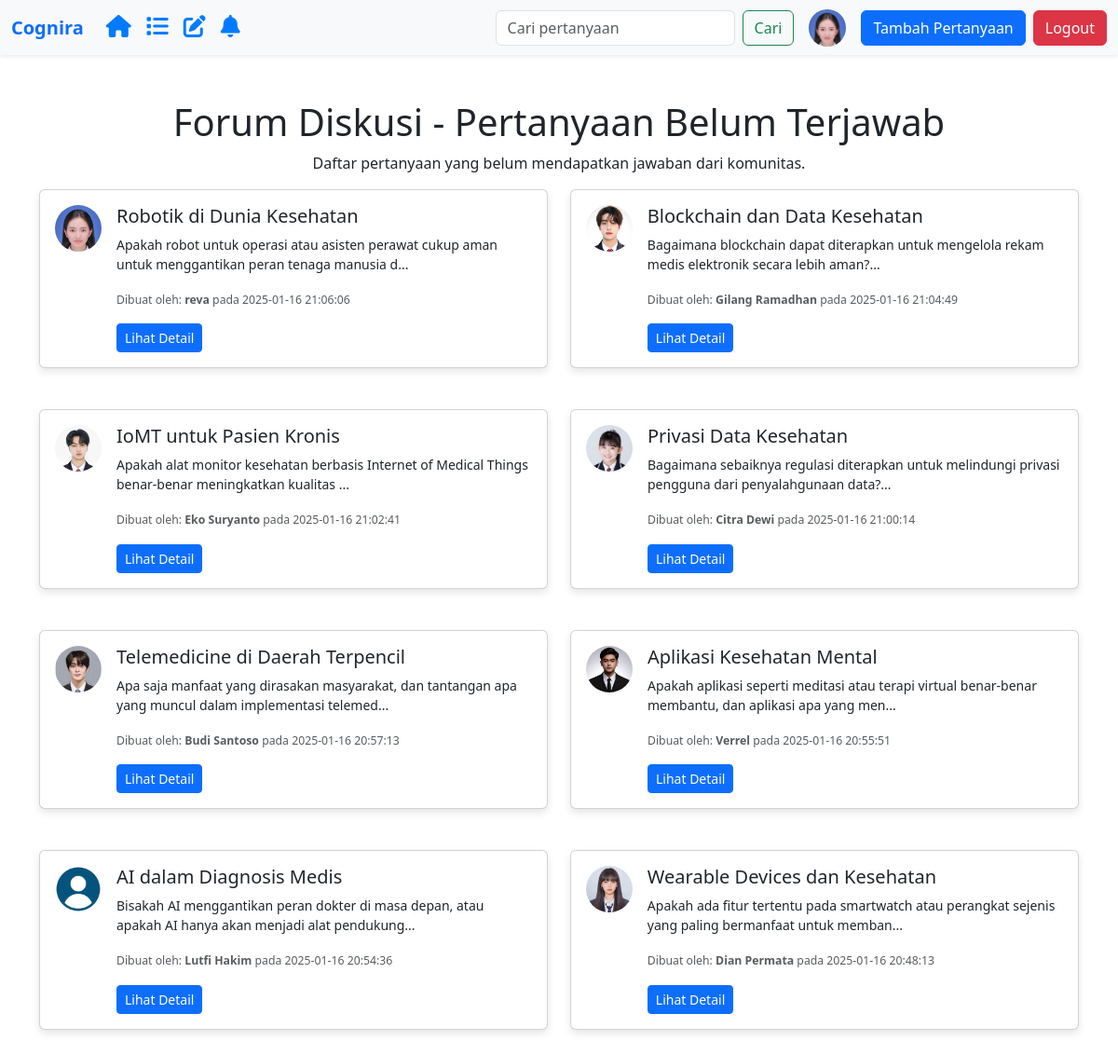
The page /question/forum-without-answer.php (signed in) on the database its author committed.
### tables this page shows
CREATE TABLE `pengguna_cognira` (
  `pengguna_id` varchar(11) NOT NULL,
  `nama_pengguna` varchar(50) NOT NULL,
  `email` varchar(100) NOT NULL,
  `kata_sandi` varchar(255) NOT NULL,
  `foto` varchar(50) DEFAULT NULL,
  `created_at` datetime NOT NULL,
  `statusblock` tinyint(1) NOT NULL DEFAULT 0,
  `blokir_hingga` datetime DEFAULT NULL
);

CREATE TABLE `questions` (
  `question_id` int(11) NOT NULL,
  `pengguna_id` varchar(11) NOT NULL,
  `title` varchar(150) NOT NULL,
  `content` text NOT NULL,
  `question_created_at` datetime NOT NULL
);

### question/forum-without-answer.php (the view, shortened to what this page needs)
<?php
include '../config.php';
include '../template/navbar-user.php';
$query = $koneksi->prepare("
    SELECT q.question_id, q.title, q.content, q.question_created_at, u.nama_pengguna, u.foto
    FROM questions q
    JOIN pengguna_cognira u ON q.pengguna_id = u.pengguna_id
    LEFT JOIN answers a ON q.question_id = a.question_id
    WHERE a.answer_id IS NULL
    ORDER BY q.question_created_at DESC
");
$query->execute();
$result = $query->get_result();
?>
<!DOCTYPE html>
<html lang="en">
<head>
    <link rel="stylesheet" href="../assets/css/style.css">
    <link href="https://cdn.jsdelivr.net/npm/bootstrap@5.3.0/dist/css/bootstrap.min.css" rel="stylesheet">
</head>
<body>
    <div class="container mt-5">
        <h1 class="text-center">Forum Diskusi - Pertanyaan Belum Terjawab</h1>
        <p class="text-center">Daftar pertanyaan yang belum mendapatkan jawaban dari komunitas.</p>
        <?php if ($result->num_rows > 0): ?>
            <div class="row">
                <?php while ($row = $result->fetch_assoc()): ?>
                    <div class="col-md-6 mb-4">
                        <div class="card">
                            <div class="card-body">
                                <div class="d-flex align-items-start">
                                    <img src="../asset/uploads/<?php echo htmlspecialchars($row['foto']); ?>" alt="Foto Profil" class="rounded-circle me-3" width="50" height="50">
                                    <div>
                                        <h5 class="card-title"> <?php echo htmlspecialchars($row['title']); ?> </h5>
                                        <p class="card-text"> <?php echo nl2br(htmlspecialchars(substr($row['content'], 0, 100))); ?>...</p>
                                        <small class="text-muted">Dibuat oleh: <strong><?php echo htmlspecialchars($row['nama_pengguna']); ?></strong> pada <?php echo $row['question_created_at']; ?></small>
                                        <div class="mt-3">
                                            <a href="question-detail.php?id=<?php echo $row['question_id']; ?>" class="btn btn-primary btn-sm">Lihat Detail</a>
                                        </div>
                                    </div>
                                </div>
                            </div>
                        </div>
                    </div>
                <?php endwhile; ?>
            </div>
        <?php else: ?>
            <p class="text-center">Semua pertanyaan sudah memiliki jawaban. 🎯</p>
        <?php endif; ?>
    </div>
</body>
</html>

### config.php (shortened to what this page needs)
<!DOCTYPE html>
<html lang="id">
<head>
</head>
</html>

### template/navbar-user.php (shortened to what this page needs)
<?php
require_once "../config.php";
$pengguna_id = $_SESSION['ssLogin'];
$query = $koneksi->prepare("SELECT foto FROM pengguna_cognira WHERE pengguna_id = ?");
$query->bind_param('s', $pengguna_id);
$query->execute();
$result = $query->get_result();
$user = $result->fetch_assoc();
$foto_profil = (!empty($user['foto']) && file_exists("../asset/uploads/" . $user['foto']))
    ? "../asset/uploads/" . htmlspecialchars($user['foto'])
    : "../asset/uploads/default.png";
?>
<!DOCTYPE html>
<html lang="id">
<head>
    <link rel="stylesheet" href="https://cdn.jsdelivr.net/npm/bootstrap@5.3.0/dist/css/bootstrap.min.css">
    <link rel="stylesheet" href="https://cdnjs.cloudflare.com/ajax/libs/font-awesome/6.0.0/css/all.min.css">
</head>
<body>
    <nav class="navbar navbar-expand-lg navbar-light bg-light shadow-sm">
        <div class="container-fluid">
            <a class="navbar-brand fw-bold text-primary" href="../user/dashboard-user.php">Cognira</a>
            <ul class="navbar-nav me-auto mb-2 mb-lg-0">
                <li class="nav-item">
                    <a class="nav-link" href="/app_cognira/user/dashboard-user.php">
                        <i class="fa-solid fa-house"></i>
                    </a>
                </li>
                <li class="nav-item">
                    <a class="nav-link" href="/app_cognira/question/forum.php">
                        <i class="fas fa-list"></i>
                    </a>
                </li>
                <li class="nav-item">
                    <a class="nav-link" href="/app_cognira/question/forum-without-answer.php">
                        <i class="fas fa-pen-to-square"></i>
                    </a>
                </li>
                <li class="nav-item position-relative">
                    <a class="nav-link" href="/app_cognira/user/notifikasi.php">
                        <i class="fas fa-bell"></i>
                    </a>
                </li>
            </ul>
            <form class="d-flex me-3" action="../template/search.php" method="GET">
                <input class="form-control me-2" type="search" name="query" placeholder="Cari pertanyaan" aria-label="Search">
                <button class="btn btn-outline-success" type="submit">Cari</button>
            </form>
            <div class="d-flex align-items-center">
                <a href="../user/profile-user.php">
                    <img src="<?= $foto_profil; ?>" alt="Foto Profil" class="rounded-circle me-3" width="40" height="40">
                </a>
                <a href="../user/add-question.php" class="btn btn-primary me-2">Tambah Pertanyaan</a>
                <a href="../auth/logout.php" class="btn btn-danger" onclick="return confirmLogout();">Logout</a>
            </div>
        </div>
    </nav>
</body>
</html>

### asset/css/style.css (style rules this page uses)
body { background-color: #f8f9fa; font-family: Arial, sans-serif; color: #333; margin: 0; padding: 0; }
.container { margin-top: 20px; margin-bottom: 20px; }
h1, h2, h3, h4, h5, h6 { font-weight: bold; }
.navbar { background-color: #007bff; }
.navbar .navbar-brand, .navbar .nav-link { color: white; }
.card { border: none; box-shadow: 0 4px 8px rgba(0, 0, 0, 0.1); margin-bottom: 20px; }
.card-body { font-size: 14px; }
.btn-primary { background-color: #007bff; border: none; }
.btn-danger { background-color: #dc3545; border: none; }
.bg-light { background-color: #f8f9fa !important; }

### template/navbar-user.php (style rules this page uses)
.nav-link i { color: #007bff; font-size: 1.5rem; transition: color 0.3s ease; position: relative; }

### rows shown on the page
pengguna_cognira: foto (picture)
questions: pengguna.foto (picture), title "Robotik di Dunia Kesehatan", content "Apakah robot untuk operasi atau asisten perawat cukup aman untuk menggantikan peran tenaga manusia d", pengguna.nama_pengguna "reva", question_created_at "2025-01-16 21:06:06"
questions: pengguna.foto (picture), title "Blockchain dan Data Kesehatan", content "Bagaimana blockchain dapat diterapkan untuk mengelola rekam medis elektronik secara lebih aman?", pengguna.nama_pengguna "Gilang Ramadhan", question_created_at "2025-01-16 21:04:49"
questions: pengguna.foto (picture), title "IoMT untuk Pasien Kronis", content "Apakah alat monitor kesehatan berbasis Internet of Medical Things benar-benar meningkatkan kualitas", pengguna.nama_pengguna "Eko Suryanto", question_created_at "2025-01-16 21:02:41"
questions: pengguna.foto (picture), title "Privasi Data Kesehatan", content "Bagaimana sebaiknya regulasi diterapkan untuk melindungi privasi pengguna dari penyalahgunaan data?", pengguna.nama_pengguna "Citra Dewi", question_created_at "2025-01-16 21:00:14"
questions: pengguna.foto (picture), title "Telemedicine di Daerah Terpencil", content "Apa saja manfaat yang dirasakan masyarakat, dan tantangan apa yang muncul dalam implementasi telemed", pengguna.nama_pengguna "Budi Santoso", question_created_at "2025-01-16 20:57:13"
questions: pengguna.foto (picture), title "Aplikasi Kesehatan Mental", content "Apakah aplikasi seperti meditasi atau terapi virtual benar-benar membantu, dan aplikasi apa yang men", pengguna.nama_pengguna "Verrel", question_created_at "2025-01-16 20:55:51"
questions: pengguna.foto (placeholder picture), title "AI dalam Diagnosis Medis", content "Bisakah AI menggantikan peran dokter di masa depan, atau apakah AI hanya akan menjadi alat pendukung", pengguna.nama_pengguna "Lutfi Hakim", question_created_at "2025-01-16 20:54:36"
questions: pengguna.foto (picture), title "Wearable Devices dan Kesehatan", content "Apakah ada fitur tertentu pada smartwatch atau perangkat sejenis yang paling bermanfaat untuk memban", pengguna.nama_pengguna "Dian Permata", question_created_at "2025-01-16 20:48:13"
